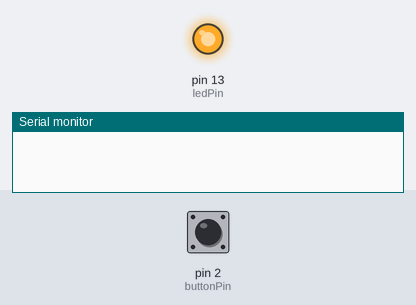
A sketch run on a simulated Arduino Uno, built with avr-gcc and run on an emulated ATmega328P. Parts: output pins drawn as LEDs (lit = HIGH), the last lines printed to the serial monitor. The inputs (shaded band) are chosen by the test bench; at power-on: pin 2 (buttonPin) LOW.

Above: at 1.2 s.
1.3 s: pin 2 (buttonPin) pulled HIGH for 0.15 s
At 2.6 s:
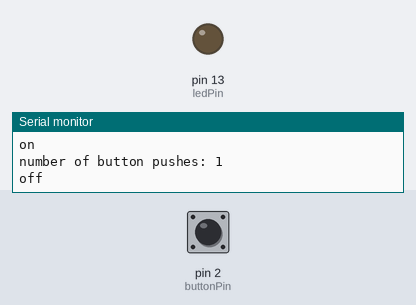
Timing chart, 0 to 4.3 s (numbered marks = the images above; inputs shaded):
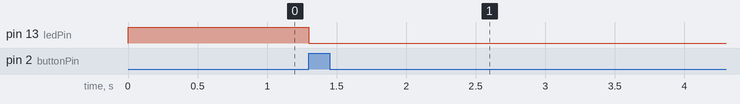

The sketch:

tutorial_buttoncounter.ino
```cpp
const int buttonPin = 2;
const int ledPin = 13;

int buttonPushCounter = 0;
int buttonState = 0;
int lastButtonState = 0;


void setup() {
    pinMode(buttonPin, INPUT);
    pinMode(ledPin, OUTPUT);
    Serial.begin(9600);
}

void loop() {
  buttonState = digitalRead(buttonPin);

  if (buttonState != lastButtonState) {
    if (buttonState == HIGH) {
      buttonPushCounter++;
      Serial.println("on");
      Serial.print("number of button pushes: ");
      Serial.println(buttonPushCounter);
    } else {
      Serial.println("off");
    }
  }

    lastButtonState = buttonState;

    if (buttonPushCounter % 4 == 0) {
      digitalWrite(ledPin, HIGH);
    } else {
      digitalWrite(ledPin, LOW);
    }
  }
```

Measured:
- after the input at 1.3 s, pin 13 (ledPin): HIGH → LOW at once
